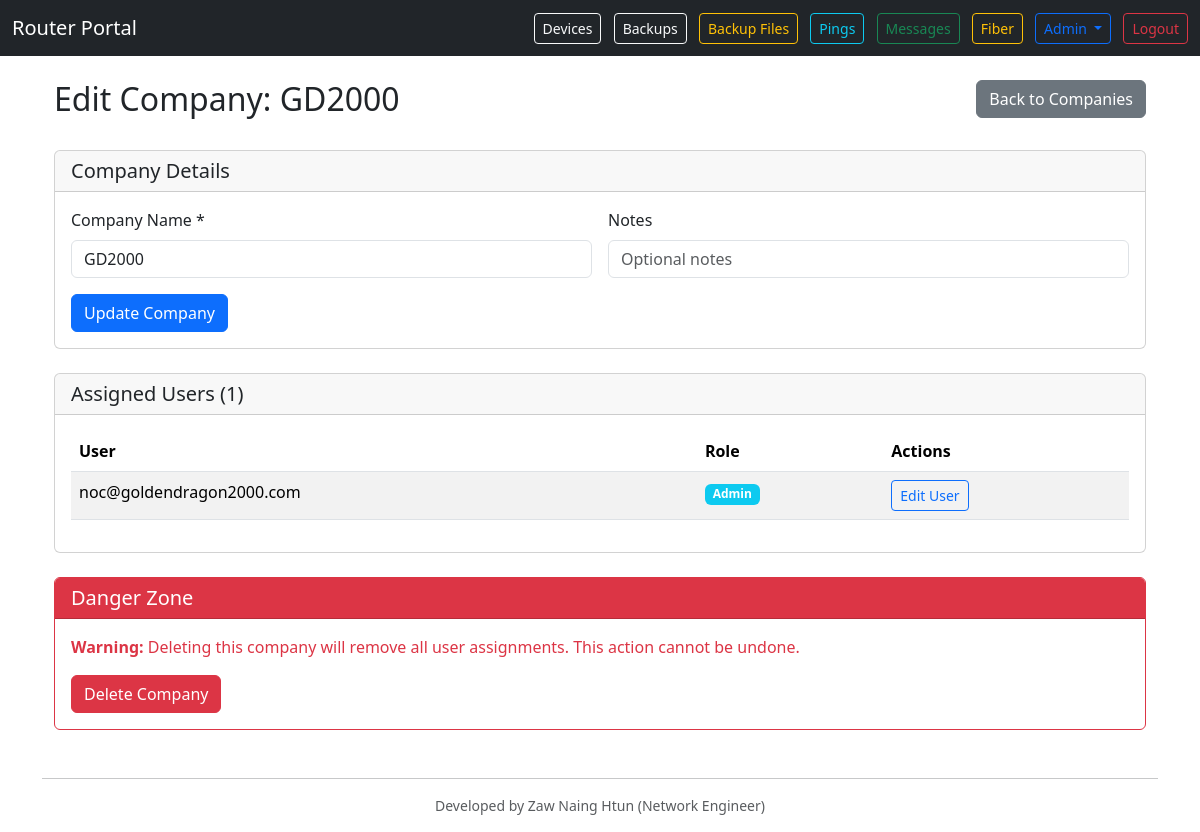
Screenshot of /admin/company/2 (signed in) with the database file from the repository.
### models.py (models this page shows)
class Company(db.Model):
    __tablename__ = 'companies'
    id = db.Column(db.Integer, primary_key=True)
    name = db.Column(db.String(128), unique=True, nullable=False)
    notes = db.Column(db.Text)
    devices = db.relationship('Device', backref='company', cascade='all, delete-orphan')
    telegram_settings = db.relationship('CompanyTelegramSetting', backref='company', cascade='all, delete-orphan', uselist=False)

class UserCompany(db.Model):
    __tablename__ = 'user_companies'
    id = db.Column(db.Integer, primary_key=True)
    user_id = db.Column(db.Integer, db.ForeignKey('users.id'), nullable=False)
    company_id = db.Column(db.Integer, db.ForeignKey('companies.id'), nullable=False)
    role = db.Column(db.String(32), nullable=False, default='viewer')  # viewer|admin

class User(db.Model, UserMixin):
    __tablename__ = 'users'
    id = db.Column(db.Integer, primary_key=True)
    email = db.Column(db.String(255), unique=True, nullable=False, index=True)
    password_hash = db.Column(db.String(255), nullable=False)
    is_superadmin = db.Column(db.Boolean, nullable=False, default=False)

### app.py (the view, shortened to what this page needs)
    @app.route('/admin/company/<int:company_id>', methods=['GET', 'POST'])
    @login_required
    def admin_company(company_id):
        if not current_user.is_superadmin:
            flash('Access denied.', 'danger')
            return redirect(url_for('dashboard'))
        company = Company.query.get_or_404(company_id)
        user_companies = UserCompany.query.filter_by(company_id=company_id).all()
        assigned_users = []
        for uc in user_companies:
            user = User.query.get(uc.user_id)
            if user:
                assigned_users.append({
                    'user': user,
                    'role': uc.role
                })
        return render_template('admin_company.html', company=company, assigned_users=assigned_users)

### templates/admin_company.html (shortened to what this page needs)
{% extends 'base.html' %}
{% block content %}
<div class="container">
    <div class="row">
        <div class="col-md-8">
            <h2>Edit Company: {{ company.name }}</h2>
        </div>
        <div class="col-md-4 text-end">
            <a href="{{ url_for('admin_companies') }}" class="btn btn-secondary">Back to Companies</a>
        </div>
    </div>
    <div class="card mt-4">
        <div class="card-header">
            <h5 class="mb-0">Company Details</h5>
        </div>
        <div class="card-body">
            <form method="post">
                <div class="row g-3">
                    <div class="col-md-6">
                        <label class="form-label">Company Name *</label>
                        <input type="text" name="name" class="form-control" value="{{ company.name }}" required>
                    </div>
                    <div class="col-md-6">
                        <label class="form-label">Notes</label>
                        <input type="text" name="notes" class="form-control" value="{{ company.notes or '' }}" placeholder="Optional notes">
                    </div>
                    <div class="col-12">
                        <button class="btn btn-primary">Update Company</button>
                    </div>
                </div>
            </form>
        </div>
    </div>
    <div class="card mt-4">
        <div class="card-header">
            <h5 class="mb-0">Assigned Users ({{ assigned_users|length }})</h5>
        </div>
        <div class="card-body">
            {% if assigned_users %}
                <div class="table-responsive">
                    <table class="table table-striped">
                        <thead>
                            <tr>
                                <th>User</th>
                                <th>Role</th>
                                <th>Actions</th>
                            </tr>
                        </thead>
                        <tbody>
                            {% for item in assigned_users %}
                            <tr>
                                <td>{{ item.user.email }}</td>
                                <td>
                                    <span class="badge bg-info">{{ item.role|title }}</span>
                                </td>
                                <td>
                                    <a href="{{ url_for('admin_user', user_id=item.user.id) }}" class="btn btn-sm btn-outline-primary">Edit User</a>
                                </td>
                            </tr>
                            {% endfor %}
                        </tbody>
                    </table>
                </div>
            {% else %}
                <p class="text-muted mb-0">No users assigned to this company yet.</p>
            {% endif %}
        </div>
    </div>
    <div class="card mt-4 border-danger">
        <div class="card-header bg-danger text-white">
            <h5 class="mb-0">Danger Zone</h5>
        </div>
        <div class="card-body">
            <p class="text-danger mb-3">
                <strong>Warning:</strong> Deleting this company will remove all user assignments.
                This action cannot be undone.
            </p>
            <form method="post" onsubmit="return confirm('Are you sure you want to delete this company?')">
                <button class="btn btn-danger">Delete Company</button>
            </form>
        </div>
    </div>
</div>
{% endblock %}

### rows the page displays
Company: name "GD2000"
UserCompany: user.email "noc@goldendragon2000.com", role "Admin"

### other values shown
{{ assigned_users|length }} "1"
